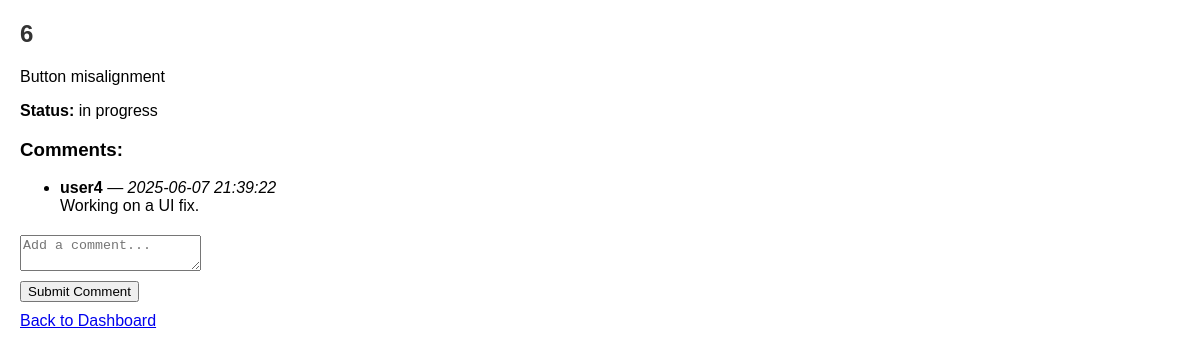
/ticket/6, run on an earlier commit of the app's database.
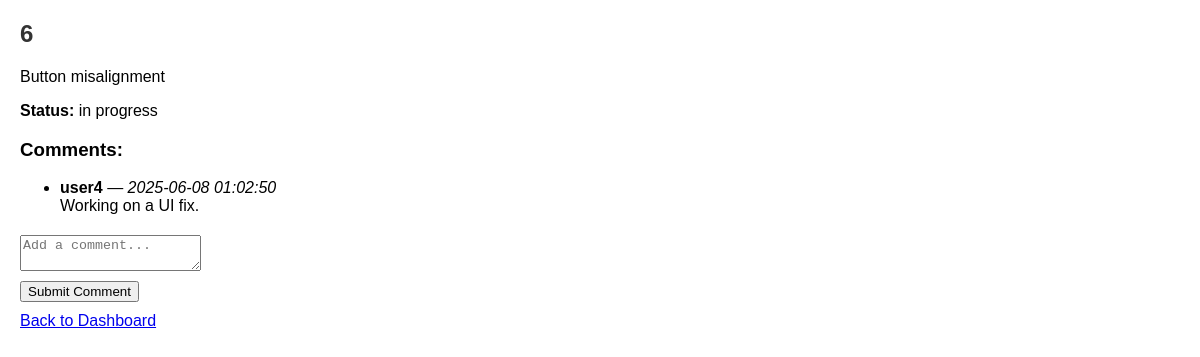
And on a later commit of the database.
### tables this page shows
CREATE TABLE comments (
            comment_id INTEGER PRIMARY KEY AUTOINCREMENT,
            ticket_id INTEGER NOT NULL,
            user_id INTEGER NOT NULL,
            message TEXT NOT NULL,
            created_at TIMESTAMP DEFAULT CURRENT_TIMESTAMP,
            FOREIGN KEY (ticket_id) REFERENCES tickets(ticket_id),
            FOREIGN KEY (user_id) REFERENCES users(user_id)
        );

CREATE TABLE users (
            user_id INTEGER PRIMARY KEY AUTOINCREMENT,
            username TEXT NOT NULL UNIQUE,
            email TEXT NOT NULL UNIQUE,
            password BLOB NOT NULL,
            role TEXT NOT NULL
        );

### app.py (the view)
@app.route('/ticket/<int:ticket_id>')
def ticket_details(ticket_id):
    ticket = get_ticket(ticket_id)
    comments = get_comments_for_ticket(ticket_id)
    return render_template('ticket_details.html', ticket=ticket, comments=comments)

### database_operations.py (called while the page is built)
def get_db_connection():
    return sqlite3.connect(DB_NAME)

def get_ticket(ticket_id):
    conn = get_db_connection()
    cursor = conn.cursor()
    cursor.execute("SELECT * FROM tickets WHERE ticket_id = ?", (ticket_id,))
    ticket = cursor.fetchone()
    conn.close()
    return ticket

def get_comments_for_ticket(ticket_id):
    conn = get_db_connection()
    cursor = conn.cursor()
    cursor.execute("""
        SELECT comments.comment_id, comments.ticket_id, comments.user_id, comments.message, comments.created_at, users.username
        FROM comments
        JOIN users ON comments.user_id = users.user_id
        WHERE comments.ticket_id = ?
        ORDER BY comments.created_at ASC
    """, (ticket_id,))
    comments = cursor.fetchall()
    conn.close()
    return comments

### templates/ticket_details.html (shortened to what this page needs)
<!DOCTYPE html>
<html lang="en">
<head>
    <link rel="stylesheet" href="{{ url_for('static', filename='styles.css') }}">
</head>
<body>
    <h2>{{ ticket[2] }}</h2>
    <p>{{ ticket[3] }}</p>
    <p><strong>Status:</strong> {{ ticket[5] }}</p>
    <h3>Comments:</h3>
    <ul>
        {% for comment in comments %}
            <li>
                <strong>{{ comment[5] }}</strong> — <em>{{ comment[4] }}</em><br>
                {{ comment[3] }}
            </li>
        {% else %}
            <li>No comments yet.</li>
        {% endfor %}
    </ul>
    <form method="POST" action="{{ url_for('add_comment') }}">
        <textarea name="message" placeholder="Add a comment..." required></textarea>
        <button type="submit">Submit Comment</button>
    </form>
    <a href="/dashboard">Back to Dashboard</a>
</body>
</html>

What changed in the data, as far as the page shows it:
changed comments "Working on a UI fix.": created_at "2025-06-07 21:39:22" → "2025-06-08 01:02:50"
